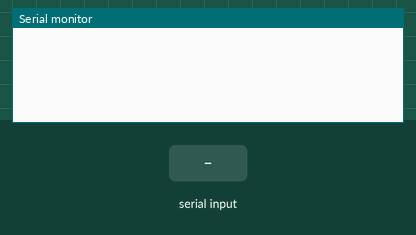
Bench run of a sketch on a simulated Arduino Uno, built with avr-gcc and run on an emulated ATmega328P. Parts: the last lines printed to the serial monitor. The test bench sets the inputs (shaded band).

Above: at 1.2 s.
1.3 s: "Freq:" received over Serial
At 2.7 s:
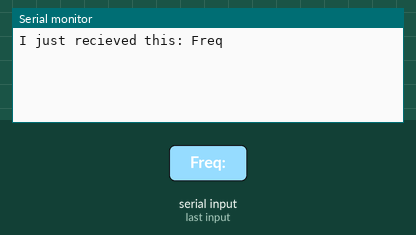
4.3 s: "Force:" received over Serial
At 5.0 s:
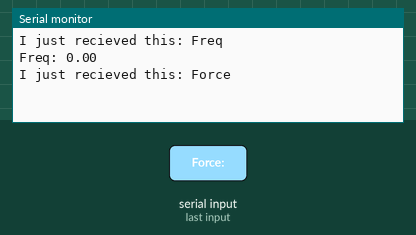
7.3 s: "90,45:" received over Serial
At 8.5 s:
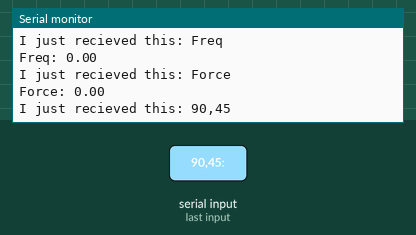
8.8 s: "30,150:" received over Serial
At 10.0 s:
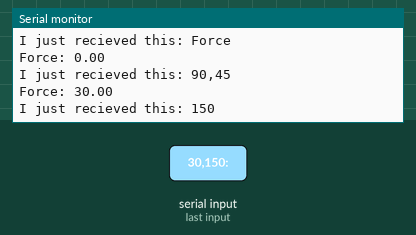

The sketch:

commTest.ino
```cpp
String incomingString;
float setFreq;
float setForce;
int setRotation;
int setRunTime;
bool input_switcher = false;
int switcher_var;
void setup() {
  Serial.begin(9600);

}

void loop() {
  if (Serial.available() > 0) {
//    incomingString = Serial.readString();
    incomingString = Serial.readStringUntil(':');
    Serial.print("I just recieved this: ");
    Serial.println(incomingString);
  if (incomingString == "Freq"){
    switcher_var = 1;
  }
  else if (incomingString == "Force"){
    switcher_var = 2;
  }
    switch (switcher_var) {
      case 1:
        setFreq = round(Serial.readStringUntil(',').toFloat());
        Serial.print("Freq: ");
        Serial.println(setFreq, 2);
        break;

      case 2:
        setForce = round(Serial.readStringUntil(',').toFloat());
        Serial.print("Force: ");
        Serial.println(setForce, 2);
        break;
    }


  }
}
```

Measured:
- after the input at 1.3 s, the serial monitor: prints a new line at once (image 1)
- after the input at 4.3 s, the serial monitor: prints a new line at once (image 2)
- after the input at 7.3 s, the serial monitor: prints a new line at once (image 3)
- after the input at 8.8 s, the serial monitor: prints a new line at once (image 4)
